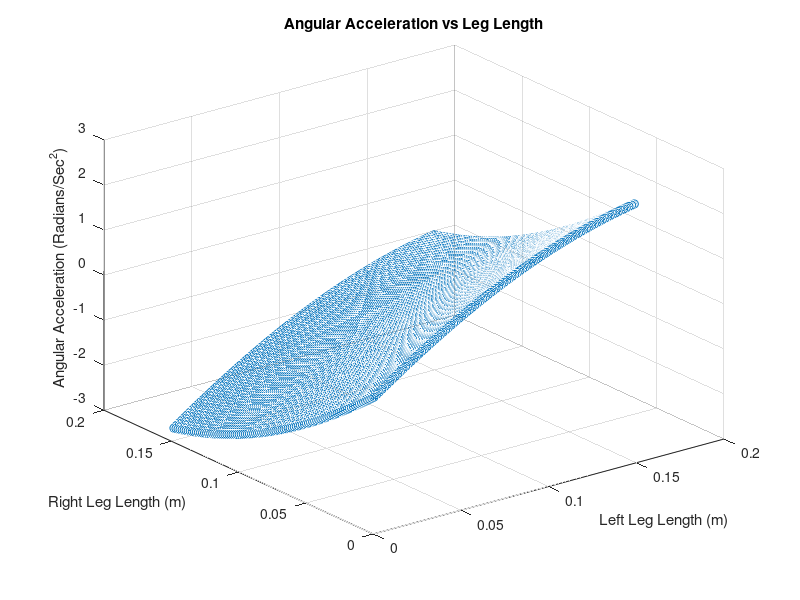
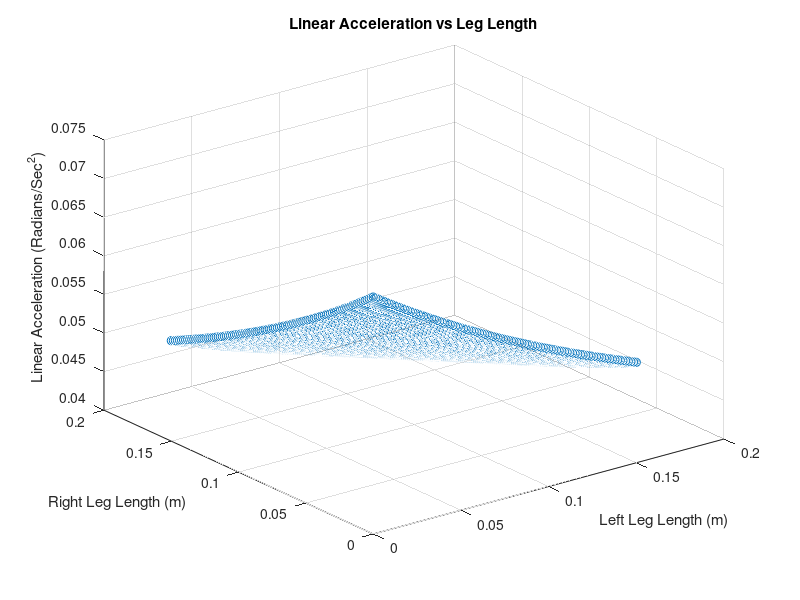

Write MATLAB code to recreate these figures, in order.
clear;
clc;
z=1;
%Mass of Arm
Arm = 0.05;
LeftLeg = linspace(0,0.15,100);
RightLeg = linspace(0,0.15,100);
F_LeftLeg = 0.5*1.2*1000*0.05*0.05*pi.*LeftLeg*0.04;
F_RightLeg = 0.5*1.2*1000*0.05*0.05*pi.*RightLeg*0.04;

%Angular Acceleration vs Arm Length
for i = 1:100
    TorqueLeft(1,i)  = F_LeftLeg(1,i)*((LeftLeg(1, i)/2)+0.09);
    TorqueRight(1,i) = F_RightLeg(1,i)*-((LeftLeg(1, i)/2)+0.09);
end

for i = 1:100
    for j = 1:100
        NetTorque(1,z) = TorqueLeft(1,i) + TorqueRight(1,j);
        LeftLegLength(1,z) = LeftLeg(1,i);
        RightLegLength(1,z) = RightLeg(1,j);
        LeftMass = Arm*(LeftLeg(1,i)/0.15);
        RightMass = Arm*(RightLeg(1,j)/0.15);
        BodyMass = 0.25 - LeftMass - RightMass;
        MomentLeft(1,z) = 0.25*LeftMass*0.04+(1/12)*LeftMass*(LeftLegLength(1,z)^2);
        MomentRight(1,z) = 0.25*RightMass*0.04+(1/12)*RightMass*(RightLegLength(1,z)^2);
        NetAngAccel(1,z) = (TorqueLeft(1,i)/MomentLeft(1,z)) + (TorqueRight(1,j)/MomentRight(1,z));
        F_body = 0.5*0.6*1000*0.05*0.05*pi*0.09*0.05;
        LinearAcceleration(1,z) = F_body/BodyMass;
        z = z+1;
    end
end
MaxTorque = max(NetTorque);
%plot3(LeftLegLength,RightLegLength, NetTorque);
scatter3(LeftLegLength, RightLegLength, NetAngAccel);
xlabel("Left Leg Length (m)")
ylabel("Right Leg Length (m)")
zlabel("Angular Acceleration (Radians/Sec^2)")
title("Angular Acceleration vs Leg Length")

LinearAcceleration = fliplr(LinearAcceleration);
figure 
scatter3(LeftLegLength, RightLegLength, LinearAcceleration);
xlabel("Left Leg Length (m)")
ylabel("Right Leg Length (m)")
zlabel("Linear Acceleration (Radians/Sec^2)")
title("Linear Acceleration vs Leg Length")
